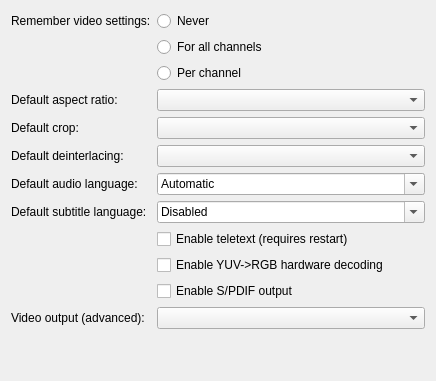
<?xml version="1.0" encoding="UTF-8"?>
<ui version="4.0">
 <class>SettingsPlayback</class>
 <widget class="QWidget" name="SettingsPlayback">
  <property name="geometry">
   <rect>
    <x>0</x>
    <y>0</y>
    <width>436</width>
    <height>381</height>
   </rect>
  </property>
  <property name="windowIcon">
   <iconset theme="preferences-desktop">
    <normaloff>.</normaloff>.</iconset>
  </property>
  <layout class="QFormLayout" name="playbackLayout">
   <item row="1" column="0">
    <widget class="QLabel" name="labelVideoSettings">
     <property name="text">
      <string>Remember video settings:</string>
     </property>
    </widget>
   </item>
   <item row="1" column="1">
    <widget class="QRadioButton" name="radioSettingsNone">
     <property name="text">
      <string>Never</string>
     </property>
    </widget>
   </item>
   <item row="2" column="1">
    <widget class="QRadioButton" name="radioSettingsAll">
     <property name="text">
      <string>For all channels</string>
     </property>
    </widget>
   </item>
   <item row="3" column="1">
    <widget class="QRadioButton" name="radioSettingsChannel">
     <property name="text">
      <string>Per channel</string>
     </property>
    </widget>
   </item>
   <item row="5" column="0">
    <widget class="QLabel" name="labelAspectRatio">
     <property name="text">
      <string>Default aspect ratio:</string>
     </property>
    </widget>
   </item>
   <item row="5" column="1">
    <widget class="QComboBox" name="comboAspectRatio">
     <property name="maxVisibleItems">
      <number>15</number>
     </property>
    </widget>
   </item>
   <item row="7" column="0">
    <widget class="QLabel" name="labelCrop">
     <property name="text">
      <string>Default crop:</string>
     </property>
    </widget>
   </item>
   <item row="7" column="1">
    <widget class="QComboBox" name="comboCropRatio">
     <property name="maxVisibleItems">
      <number>15</number>
     </property>
    </widget>
   </item>
   <item row="9" column="0">
    <widget class="QLabel" name="labelDeinterlacing">
     <property name="text">
      <string>Default deinterlacing:</string>
     </property>
    </widget>
   </item>
   <item row="9" column="1">
    <widget class="QComboBox" name="comboDeinterlacing"/>
   </item>
   <item row="12" column="0">
    <widget class="QLabel" name="labelAudio">
     <property name="text">
      <string>Default audio language:</string>
     </property>
    </widget>
   </item>
   <item row="12" column="1">
    <widget class="QComboBox" name="comboAudio">
     <property name="editable">
      <bool>true</bool>
     </property>
     <item>
      <property name="text">
       <string>Automatic</string>
      </property>
     </item>
     <item>
      <property name="text">
       <string notr="true">English</string>
      </property>
     </item>
     <item>
      <property name="text">
       <string notr="true">Slovenščina / Slovenian </string>
      </property>
     </item>
     <item>
      <property name="text">
       <string notr="true">Deutsch / German</string>
      </property>
     </item>
     <item>
      <property name="text">
       <string notr="true">Hrvatski / Croatian</string>
      </property>
     </item>
     <item>
      <property name="text">
       <string>Other</string>
      </property>
     </item>
    </widget>
   </item>
   <item row="14" column="0">
    <widget class="QLabel" name="labelSub">
     <property name="text">
      <string>Default subtitle language:</string>
     </property>
    </widget>
   </item>
   <item row="14" column="1">
    <widget class="QComboBox" name="comboSub">
     <property name="editable">
      <bool>true</bool>
     </property>
     <item>
      <property name="text">
       <string>Disabled</string>
      </property>
     </item>
     <item>
      <property name="text">
       <string notr="true">English</string>
      </property>
     </item>
     <item>
      <property name="text">
       <string notr="true">Slovenščina / Slovenian </string>
      </property>
     </item>
     <item>
      <property name="text">
       <string notr="true">Deutsch / German</string>
      </property>
     </item>
     <item>
      <property name="text">
       <string notr="true">Hrvatski / Croatian</string>
      </property>
     </item>
     <item>
      <property name="text">
       <string>Other</string>
      </property>
     </item>
    </widget>
   </item>
   <item row="15" column="1">
    <widget class="QCheckBox" name="checkTeletext">
     <property name="text">
      <string>Enable teletext (requires restart)</string>
     </property>
    </widget>
   </item>
   <item row="16" column="1">
    <widget class="QCheckBox" name="checkYuvRgb">
     <property name="text">
      <string>Enable YUV-&gt;RGB hardware decoding</string>
     </property>
    </widget>
   </item>
   <item row="17" column="1">
    <widget class="QCheckBox" name="checkSpdif">
     <property name="text">
      <string>Enable S/PDIF output</string>
     </property>
    </widget>
   </item>
   <item row="2" column="0">
    <widget class="QLabel" name="labelEmpty1">
     <property name="text">
      <string notr="true"/>
     </property>
    </widget>
   </item>
   <item row="3" column="0">
    <widget class="QLabel" name="labelEmpty2">
     <property name="text">
      <string notr="true"/>
     </property>
    </widget>
   </item>
   <item row="18" column="1">
    <widget class="QComboBox" name="comboVout"/>
   </item>
   <item row="18" column="0">
    <widget class="QLabel" name="labelVout">
     <property name="text">
      <string>Video output (advanced):</string>
     </property>
    </widget>
   </item>
  </layout>
 </widget>
 <resources/>
 <connections/>
</ui>
